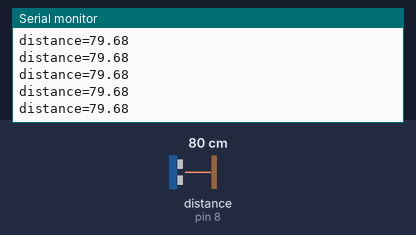
Bench run of a sketch on a simulated Arduino Uno, built with avr-gcc and run on an emulated ATmega328P. Parts: the last lines printed to the serial monitor. Wiring (inferred from the names in the program): ultrasonic range finder: trigger pin 11; echo pin 8. Inputs (shaded band) come from the test bench; at power-on: distance to the obstacle (sensor on pin 8) 80 cm. The echo pulse lasts 58.3 µs per cm.

Above: at 1.2 s.
1.3 s: distance to the obstacle (sensor on pin 8) set to 299 cm
At 2.2 s:
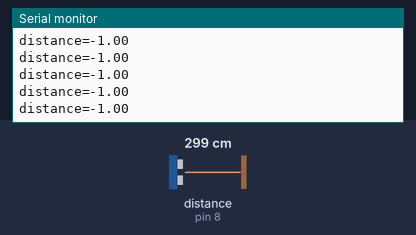
4.3 s: distance to the obstacle (sensor on pin 8) set to 2 cm
At 5.4 s:
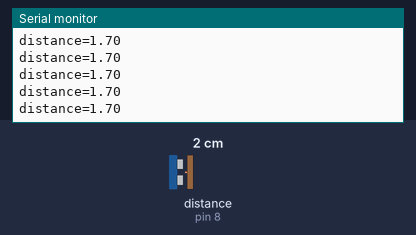
Timing chart, 0 to 7.3 s (numbered marks = the images above; inputs shaded):
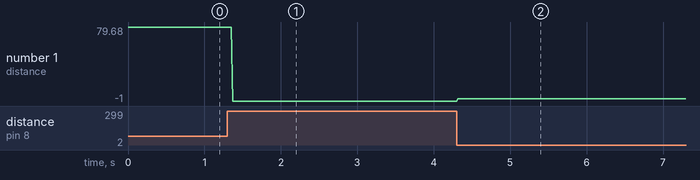

Measured:
- after the input at 1.3 s, the serial monitor: prints a new line after 0.07 s (image 1)
- after the input at 4.3 s, the serial monitor: prints a new line at once (image 2)
- plotted number 1: 79.68 → -1 after the input at 1.3 s, -1 → 1.7 after the input at 4.3 s

The sketch:

Mapping.ino
```cpp
#define TrigerPin1 11
#define FirstUltra_Echo 8

#define Switch_front 5
#define Switch_back 6
#define Switch_right 3
#define Switch_left 2
#define Width 100
#define height 100
#define ARR_SIZE 50
#define DISTANCE_PER_MOVE 5

// declare map of size 200 * 200 that will hold the information about the existance of the obstacles.

// int Map[Width][height];
int Map[ARR_SIZE][ARR_SIZE];
double front_angle = 0;
int current_location_front = 0;
int current_location_width = 0;
int x_position = 0;
int y_position = 0;
// fill it with zeroes initially ( if (x,y)= Zero --> free to configure a path passing througth this point)
//memset(Map,0,sizeof Map);

//Definations related to transformation:
const float Ultra1_to_base_link = 10; // distance from the first US to the base link of the robot (motor) in cm
const float Ultra2_to_base_link = 10;
const float Ultra3_to_base_link = 10;
float distance;
float duration;
// angles

void Transform(int distance, int Ultra_num)
{

  if (distance <= 400 || distance >= 2)
  {
    float x, y;
    switch (Ultra_num)
    {
    case 1:
      // x =
      // y =
      // Map[x][y] = 1;
      break;

    case 2:
      // x =
      // y =
      // Map[x][y] = 1;
      break;

    case 3:
      // x =
      // y =
      // Map[x][y] = 1;
      break;
    }
  }
  return;
}
void calculate_Distance(int duration, int num)
{
  distance = (duration * .0343) / 2.0; // 0.343 is the speed of the sound , dividing by 2 because duration is for goes and return.
  if (distance > 100)
  {
    distance = -1; //readiung out of range
  }
  Transform(distance, num);
}

void Read_ultrasonic()
{
  digitalWrite(TrigerPin1, LOW);
  delayMicroseconds(2);
  digitalWrite(TrigerPin1, HIGH);
  delayMicroseconds(10);
  digitalWrite(TrigerPin1, LOW);
  duration = pulseIn(FirstUltra_Echo, HIGH);
  calculate_Distance(duration, 1);
  Serial.print("distance=");
  Serial.println(distance);
}

void Read_swithces()
{

  if (digitalRead(Switch_front))
  {
    while (digitalRead(Switch_front))
      ;
    delay(10);
    // curretn (x,y) location of the chair
    x_position = x_position + DISTANCE_PER_MOVE * sin(front_angle);
    y_position = y_position + DISTANCE_PER_MOVE * cos(front_angle);
  }
  if (digitalRead(Switch_back))
  {
    while (digitalRead(Switch_back))
      ;
    delay(10);
    x_position = x_position - DISTANCE_PER_MOVE * sin(front_angle);
    y_position = y_position - DISTANCE_PER_MOVE * cos(front_angle);
  }
  if (digitalRead(Switch_left)) //rotate anti-clock wise
  {
    while (digitalRead(Switch_left))
      ;
    delay(10);
    front_angle -= (M_PI / 2.0);
    // current_location_width += 5;
  }
  if (digitalRead(Switch_right)) //rotate clockwise
  {
    while (digitalRead(Switch_right))
      ;
    delay(10);
    // current_location_width -= 5;
    front_angle += (M_PI / 2.0);
  }
}

void setup()
{
  Serial.begin(9600);
  pinMode(TrigerPin1, OUTPUT);
  pinMode(Switch_front, INPUT);
  pinMode(Switch_back, INPUT);
  pinMode(Switch_left, INPUT);
  pinMode(Switch_right, INPUT);
  pinMode(FirstUltra_Echo, INPUT);
}
void loop()
{
  Read_ultrasonic();
 // Read_swithces();
  // if (distance != -1)
  // {
  //   int x_map=x_position+distance*sin(front_angle);
  //   int y_map=y_position+distance*cos(front_angle);
  //   Map[x_map][y_map]= 1;
  //   Serial.print("(");
  //   Serial.print(x_map);
  //   Serial.print(",");
  //   Serial.print(y_map);
  //   Serial.println(")");
  //   // Map[current_location_width][current_location_front + int(distance)] = 1;
  // }
}

// Map[current_location + int(distance)] = 1;
// for (int i = current_location; i < current_location + int(distance); i++)
// {
//   Map[i] = 0;
// }
// for (int i = 0; i < 50; i++)
// {
//   Serial.print("Map[");
//   Serial.print(i);
//   Serial.print("]=");
//   Serial.print(Map[i]);
//   Serial.print(", ");
// }
// Serial.println("");
// Serial.println("");
// Serial.println("");
//delay(500);

//digitalWrite(TrigerPin2, LOW);
//delayMicroseconds(2);
//digitalWrite(TrigerPin2, HIGH);
//delayMicroseconds(10);
//digitalWrite(TrigerPin2, LOW);
//duration = pulseIn(SecondUltra_Echo, HIGH);
//calculate_Distance(duration,2);
//
//digitalWrite(TrigerPin3, LOW);
//delayMicroseconds(2);
//digitalWrite(TrigerPin3, HIGH);
//delayMicroseconds(10);
//digitalWrite(TrigerPin3, LOW);
//duration = pulseIn(ThirdUltra_Echo, HIGH);
//calculate_Distance(duration,3);
```
